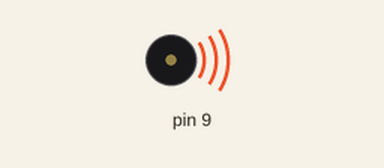
Recording of a sketch running on a simulated Arduino Uno, built with avr-gcc and run on an emulated ATmega328P. Shown: buzzer (waves = sounding).

Above: at 0.1 s.
At 14.9 s:
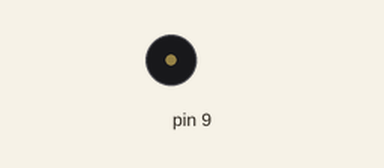
Timing chart, 0 to 16.4 s (numbered marks = the images above):
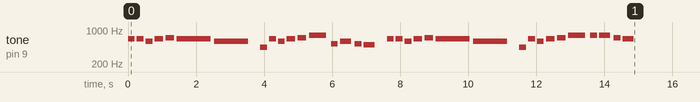

The sketch:

Deadman_Wonderland_tone.ino
```cpp
int melody[] = {
  659, 659, 587, 659, 698, 659, 587, 0,
  440, 659, 587, 659, 698, 784, 523, 587, 523, 494, 0,
  659, 659, 587, 659, 698, 659, 587, 0,
  440, 659, 587, 659, 698, 784, 784, 784, 698, 659
};

int noteDurations[] = {
  5,5,5,4,4,1,1,5,
  5,5,5,4,4,2,5,3,5,3,5,
  5,5,5,4,4,1,1,5,
  5,5,5,4,4,2,5,3,5,3
};
void setup() {
  for (int thisNote = 0; thisNote < 38; thisNote++) {
    int noteDuration = 1000 / noteDurations[thisNote];
    tone(9, melody[thisNote], noteDuration);
    if(noteDurations[thisNote] != 1){
      int pauseBetweenNotes = noteDuration * 1.30;
      delay(pauseBetweenNotes);
    } else {
      delay(1100);
    }
    noTone(9);
  }
}

void loop() {
  // put your main code here, to run repeatedly:

}
```
